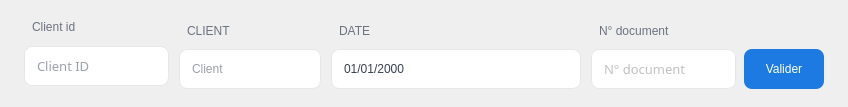
     <widget class="QFrame" name="headerFrame">
      <property name="sizePolicy">
       <sizepolicy hsizetype="Expanding" vsizetype="Expanding">
        <horstretch>0</horstretch>
        <verstretch>0</verstretch>
       </sizepolicy>
      </property>
      <property name="minimumSize">
       <size>
        <width>0</width>
        <height>107</height>
       </size>
      </property>
      <property name="maximumSize">
       <size>
        <width>16777215</width>
        <height>107</height>
       </size>
      </property>
      <property name="styleSheet">
       <string notr="true">QFrame#headerFrame { background-color: #ffffff; border: none; border-bottom: 1px solid #e5e7eb; border-radius: 0px; }</string>
      </property>
      <property name="frameShape">
       <enum>QFrame::NoFrame</enum>
      </property>
      <layout class="QHBoxLayout" name="headerFormLayout">
       <property name="spacing">
        <number>10</number>
       </property>
       <property name="leftMargin">
        <number>24</number>
       </property>
       <property name="topMargin">
        <number>18</number>
       </property>
       <property name="rightMargin">
        <number>24</number>
       </property>
       <property name="bottomMargin">
        <number>18</number>
       </property>
       <item>
        <layout class="QVBoxLayout" name="verticalLayout">
         <property name="rightMargin">
          <number>0</number>
         </property>
         <item>
          <widget class="QLabel" name="clientidLabel">
           <property name="sizePolicy">
            <sizepolicy hsizetype="Preferred" vsizetype="Expanding">
             <horstretch>0</horstretch>
             <verstretch>0</verstretch>
            </sizepolicy>
           </property>
           <property name="minimumSize">
            <size>
             <width>0</width>
             <height>16</height>
            </size>
           </property>
           <property name="maximumSize">
            <size>
             <width>200</width>
             <height>16</height>
            </size>
           </property>
           <property name="styleSheet">
            <string notr="true">QLabel#clientidLabel { color: #6b7280; font: 600 10pt &quot;Overpass&quot;; text-transform: uppercase; background-color: transparent;padding: 0px; padding-left: 5px;}</string>
           </property>
           <property name="text">
            <string>Client id</string>
           </property>
          </widget>
         </item>
         <item>
          <widget class="QLineEdit" name="clientid_lineedit">
           <property name="sizePolicy">
            <sizepolicy hsizetype="Expanding" vsizetype="Expanding">
             <horstretch>0</horstretch>
             <verstretch>0</verstretch>
            </sizepolicy>
           </property>
           <property name="minimumSize">
            <size>
             <width>142</width>
             <height>40</height>
            </size>
           </property>
           <property name="maximumSize">
            <size>
             <width>16777215</width>
             <height>40</height>
            </size>
           </property>
           <property name="font">
            <font>
             <family>Overpass</family>
             <pointsize>10</pointsize>
             <weight>62</weight>
             <italic>false</italic>
             <bold>true</bold>
            </font>
           </property>
           <property name="styleSheet">
            <string notr="true">QLineEdit#clientid_lineedit { background-color: #ffffff; border: 1px solid #e5e7eb; border-radius: 8px; padding: 6px 10px; font: 500 10pt &quot;Overpass&quot;; color: #374151;  } 

QLineEdit#clientid_lineedit:hover { border-color: #d1d5db; }

 QLineEdit#clientid_lineedit:focus { border-color: #1d7ae2; }

/* --- Added Read-Only State --- */
QLineEdit#clientid_lineedit[readOnly=&quot;true&quot;] {
    background-color: #f9fafb;    /* Light grey &quot;locked&quot; background */
    color: #9ca3af;               /* Lighter grey text */
    border: 1px solid #f3f4f6;    /* Very faint border */
}

/* Prevents the hover/focus colors from appearing when read-only */
QLineEdit#clientid_lineedit[readOnly=&quot;true&quot;]:hover,
QLineEdit#clientid_lineedit[readOnly=&quot;true&quot;]:focus {
    border-color: #f3f4f6;
}</string>
           </property>
           <property name="alignment">
            <set>Qt::AlignLeading|Qt::AlignLeft|Qt::AlignVCenter</set>
           </property>
           <property name="placeholderText">
            <string>Client ID</string>
           </property>
          </widget>
         </item>
        </layout>
       </item>
       <item>
        <layout class="QVBoxLayout" name="clientGroupLayout">
         <property name="spacing">
          <number>5</number>
         </property>
         <item>
          <widget class="QLabel" name="clientLabel">
           <property name="styleSheet">
            <string notr="true">QLabel#clientLabel { color: #6b7280; font: 600 10pt &quot;Overpass&quot;; text-transform: uppercase; background-color: transparent;padding: 0px; padding-left: 5px;}</string>
           </property>
           <property name="text">
            <string>CLIENT</string>
           </property>
          </widget>
         </item>
         <item>
          <widget class="QLineEdit" name="clients_lineedit">
           <property name="sizePolicy">
            <sizepolicy hsizetype="Expanding" vsizetype="Expanding">
             <horstretch>0</horstretch>
             <verstretch>0</verstretch>
            </sizepolicy>
           </property>
           <property name="minimumSize">
            <size>
             <width>142</width>
             <height>40</height>
            </size>
           </property>
           <property name="maximumSize">
            <size>
             <width>16777215</width>
             <height>40</height>
            </size>
           </property>
           <property name="styleSheet">
            <string notr="true">QLineEdit#clients_lineedit { background-color: #ffffff; border: 1px solid #e5e7eb; border-radius: 8px; padding: 6px 10px; font: 500 10pt &quot;Overpass&quot;; color: #374151; min-width: 120px; } 

QLineEdit#clients_lineedit:hover { border-color: #d1d5db; }

 QLineEdit#clients_lineedit:focus { border-color: #1d7ae2; }

/* --- Added Read-Only State --- */
QLineEdit#clients_lineedit[readOnly=&quot;true&quot;] {
    background-color: #f9fafb;    /* Light grey &quot;locked&quot; background */
    color: #9ca3af;               /* Lighter grey text */
    border: 1px solid #f3f4f6;    /* Very faint border */
}

/* Prevents the hover/focus colors from appearing when read-only */
QLineEdit#clients_lineedit[readOnly=&quot;true&quot;]:hover,
QLineEdit#clients_lineedit[readOnly=&quot;true&quot;]:focus {
    border-color: #f3f4f6;
}</string>
           </property>
           <property name="alignment">
            <set>Qt::AlignLeading|Qt::AlignLeft|Qt::AlignVCenter</set>
           </property>
           <property name="placeholderText">
            <string>Client</string>
           </property>
          </widget>
         </item>
        </layout>
       </item>
       <item>
        <layout class="QVBoxLayout" name="dateGroupLayout">
         <property name="spacing">
          <number>5</number>
         </property>
         <item>
          <widget class="QLabel" name="dateLabel">
           <property name="styleSheet">
            <string notr="true">QLabel#dateLabel { color: #6b7280; font: 600 10pt &quot;Overpass&quot;; text-transform: uppercase; background-color: transparent;padding: 0px; padding-left: 5px;}</string>
           </property>
           <property name="text">
            <string>DATE</string>
           </property>
          </widget>
         </item>
         <item>
          <widget class="QDateEdit" name="date_dateedit">
           <property name="enabled">
            <bool>true</bool>
           </property>
           <property name="sizePolicy">
            <sizepolicy hsizetype="Preferred" vsizetype="Preferred">
             <horstretch>0</horstretch>
             <verstretch>0</verstretch>
            </sizepolicy>
           </property>
           <property name="minimumSize">
            <size>
             <width>250</width>
             <height>40</height>
            </size>
           </property>
           <property name="maximumSize">
            <size>
             <width>16777215</width>
             <height>40</height>
            </size>
           </property>
           <property name="styleSheet">
            <string notr="true">QDateEdit#date_dateedit { background-color: #ffffff; border: 1px solid #e5e7eb; border-radius: 8px; padding: 6px 10px; font: 400 10pt &quot;Overpass&quot;; color: #374151; } QDateEdit#date_dateedit:hover { border-color: #d1d5db; } QDateEdit#date_dateedit:focus { border-color: #1d7ae2; } QDateEdit#date_dateedit::drop-down { border: none; width: 20px; } QDateEdit#date_dateedit::down-arrow { image: url(program/assets/global/down_blue_arrow.svg); width: 10px; height: 10px; }

/* Read-Only state (same visual style as clientid_lineedit readonly) */
QDateEdit#date_dateedit[readOnly=&quot;true&quot;] {
    background-color: #f9fafb;
    color: #9ca3af;
    border: 1px solid #f3f4f6;
}

QDateEdit#date_dateedit[readOnly=&quot;true&quot;]:hover,
QDateEdit#date_dateedit[readOnly=&quot;true&quot;]:focus {
    border-color: #f3f4f6;
}

QDateEdit#date_dateedit[readOnly=&quot;true&quot;]::drop-down {
    background-color: #f9fafb;
    border-left: 1px solid #f3f4f6;
}

QDateEdit#date_dateedit[readOnly=&quot;true&quot;]::down-arrow {
    opacity: 150;
}

/* Disabled State for the entire widget */
QDateEdit#date_dateedit:disabled {
    background-color: #f1f5f9;    /* Muted grey-blue background */
    color: #94a3b8;               /* Muted &quot;ghost&quot; text color */
    border: 1px solid #e2e8f0;    /* Very faint, flat border */
}

/* Styling the Dropdown Button when disabled */
QDateEdit#date_dateedit::drop-down:disabled {
    background-color: #f1f5f9;
    border-left: 1px solid #e2e8f0;
}

/* Styling the Arrow Icon when disabled */
QDateEdit#date_dateedit::down-arrow:disabled {
    /* You can use a different, lighter icon or lower the opacity */
    opacity: 150; 
}</string>
           </property>
           <property name="displayFormat">
            <string>dd/MM/yyyy</string>
           </property>
           <property name="calendarPopup">
            <bool>true</bool>
           </property>
          </widget>
         </item>
        </layout>
       </item>
       <item>
        <layout class="QVBoxLayout" name="pieceGroupLayout">
         <property name="spacing">
          <number>5</number>
         </property>
         <item>
          <widget class="QLabel" name="pieceLabel">
           <property name="styleSheet">
            <string notr="true">QLabel#pieceLabel { color: #6b7280; font: 600 10pt &quot;Overpass&quot;; text-transform: uppercase; background-color: transparent;padding: 0px; padding-left: 5px;}</string>
           </property>
           <property name="text">
            <string>N° document</string>
           </property>
          </widget>
         </item>
         <item>
          <layout class="QHBoxLayout" name="pieceRowLayout">
           <property name="spacing">
            <number>8</number>
           </property>
           <item>
            <widget class="QLineEdit" name="ndocument_lineedit">
             <property name="sizePolicy">
              <sizepolicy hsizetype="Expanding" vsizetype="Preferred">
               <horstretch>0</horstretch>
               <verstretch>0</verstretch>
              </sizepolicy>
             </property>
             <property name="minimumSize">
              <size>
               <width>142</width>
               <height>40</height>
              </size>
             </property>
             <property name="maximumSize">
              <size>
               <width>16777215</width>
               <height>40</height>
              </size>
             </property>
             <property name="font">
              <font>
               <family>Overpass</family>
               <pointsize>10</pointsize>
               <weight>62</weight>
               <italic>false</italic>
               <bold>true</bold>
              </font>
             </property>
             <property name="styleSheet">
              <string notr="true">QLineEdit#ndocument_lineedit { background-color: #ffffff; border: 1px solid #e5e7eb; border-radius: 8px; padding: 6px 10px; font: 500 10pt &quot;Overpass&quot;; color: rgb(132, 132, 132); min-width: 120px; } QLineEdit#ndocument_lineedit:hover { border-color: #d1d5db; } QLineEdit#ndocument_lineedit:focus { border-color: #1d7ae2; }

/* --- Added Read-Only State --- */
QLineEdit#ndocument_lineedit[readOnly=&quot;true&quot;] {
    background-color: #f9fafb;    /* Light grey &quot;locked&quot; background */
    color: rgb(132, 132, 132);               /* Lighter grey text */
    border: 1px solid #f3f4f6;    /* Very faint border */
}

/* Prevents the hover/focus colors from appearing when read-only */
QLineEdit#ndocument_lineedit[readOnly=&quot;true&quot;]:hover,
QLineEdit#ndocument_lineedit[readOnly=&quot;true&quot;]:focus {
    border-color: #f3f4f6;
}</string>
             </property>
             <property name="alignment">
              <set>Qt::AlignLeading|Qt::AlignLeft|Qt::AlignVCenter</set>
             </property>
             <property name="placeholderText">
              <string>N° document</string>
             </property>
            </widget>
           </item>
           <item>
            <widget class="QPushButton" name="valider_button">
             <property name="enabled">
              <bool>true</bool>
             </property>
             <property name="minimumSize">
              <size>
               <width>80</width>
               <height>40</height>
              </size>
             </property>
             <property name="cursor">
              <cursorShape>PointingHandCursor</cursorShape>
             </property>
             <property name="styleSheet">
              <string notr="true">QPushButton#valider_button { background-color: #1d7ae2; border: none; border-radius: 8px; color: #ffffff; font: 600 10pt &quot;Overpass&quot;; padding: 7px 18px; } QPushButton#valider_button:hover { background-color: #1a6fcb; } QPushButton#valider_button:pressed { background-color: #155bbf; }

/* Disabled State: Triggered when setEnabled(False) is called */
QPushButton#valider_button:disabled {
    background-color: #e2e8f0;    /* Muted grey-blue background */
    color: #94a3b8;               /* Muted &quot;ghost&quot; text color */
    border: 1px solid #cbd5e1;    /* Subtle flat border */
}

/* Optional: Specific styling for ToolButtons in disabled state */
QToolButton#valider_button:disabled {
    background-color: #f1f5f9;
    color: #cbd5e1;
    border: none;
}</string>
             </property>
             <property name="text">
              <string>Valider</string>
             </property>
            </widget>
           </item>
          </layout>
         </item>
        </layout>
       </item>
      </layout>
     </widget>
